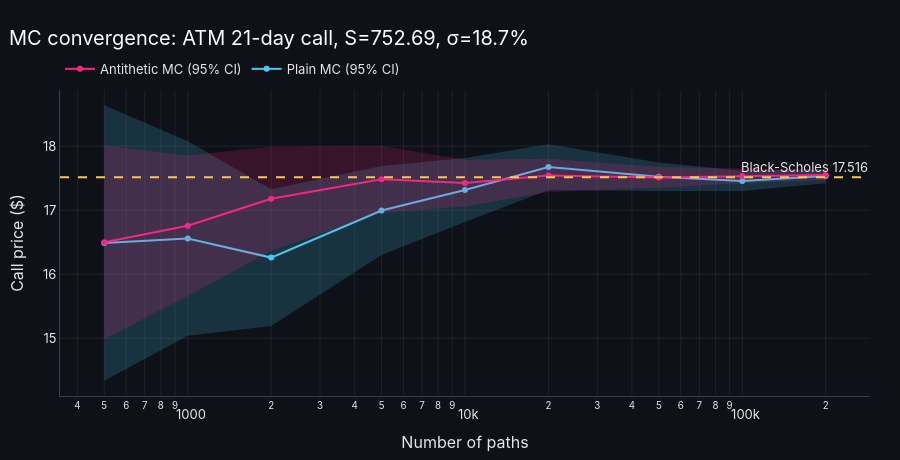

Write notebook code for a chart like this one.
### Markdown cell above
## 4. GBM Monte Carlo pricing engine
Monte Carlo under the risk-neutral GBM should converge to Black-Scholes. Antithetic variates (pairing each draw *Z* with −*Z*) cut the standard error for the same number of paths.

### Code cell
# Today's ATM 1-month call: Black-Scholes vs Monte Carlo (plain and antithetic) at growing path counts.
# The 95% bands should close in on the Black-Scholes line.
S0 = df['Close'].iloc[-1]
rf0 = df['rf'].iloc[-1]
sigma_f = vol['HAR-RV'].rename('sigma_f')     # HAR forecast vol, used as GBM's σ from here on
sig0 = sigma_f.iloc[-1]
K0 = S0                                       # at the money
T0 = HORIZON / TRADING_DAYS                   # option tenor in years
bs_call = float(bs_price(S0, K0, T0, rf0, sig0, kind='call'))

path_counts = [500, 1_000, 2_000, 5_000, 10_000, 20_000, 50_000, 100_000, 200_000]
rows = []
for n in path_counts:
    for label, antithetic in [('Plain MC', False), ('Antithetic MC', True)]:
        price, se = mc_option_price(S0, K0, T0, rf0, sig0, kind='call', n_paths=n, seed=SEED,
                                    antithetic=antithetic)
        rows.append({'n': n, 'method': label, 'price': price, 'se': se})
conv = pd.DataFrame(rows)

fig = go.Figure()
for i, (label, g) in enumerate(conv.groupby('method', sort=False)):
    add_band(fig, g['n'], g['price'] + 1.96 * g['se'], g['price'] - 1.96 * g['se'], PALETTE[i], 0.18)
    fig.add_scatter(x=g['n'], y=g['price'], mode='lines+markers', name=f'{label} (95% CI)',
                    line=dict(color=PALETTE[i]))
fig.add_hline(y=bs_call, line=dict(color=PALETTE[3], dash='dash'),
              annotation_text=f'Black-Scholes {bs_call:.3f}', annotation_position='top right')
fig.update_layout(title=f'MC convergence: ATM {HORIZON}-day call, S={S0:.2f}, σ={sig0:.1%}', height=460,
                  xaxis=dict(title='Number of paths', type='log'), yaxis_title='Call price ($)',
                  hovermode='closest')
fig.show()

### Figure 1 — Plotly figure (JSON) as saved in the notebook; plotly's stock layout.template omitted (floating-point values rounded to 4 significant figures)
{"data": [{"hoverinfo": "skip", "line": {"width": 0}, "mode": "lines", "showlegend": false, "type": "scatter", "x": [500, 1000, 2000, 5000, 10000, 20000, 50000, 100000, 200000], "y": [18.64, 18.08, 17.33, 17.69, 17.82, 18.03, 17.75, 17.62, 17.64]}, {"fill": "tonexty", "fillcolor": "rgba(76,201,240,0.18)", "hoverinfo": "skip", "line": {"width": 0}, "mode": "lines", "showlegend": false, "type": "scatter", "x": [500, 1000, 2000, 5000, 10000, 20000, 50000, 100000, 200000], "y": [14.34, 15.04, 15.19, 16.3, 16.82, 17.32, 17.3, 17.3, 17.42]}, {"line": {"color": "#4CC9F0"}, "mode": "lines+markers", "name": "Plain MC (95% CI)", "type": "scatter", "x": [500, 1000, 2000, 5000, 10000, 20000, 50000, 100000, 200000], "y": [16.49, 16.56, 16.26, 17.0, 17.32, 17.67, 17.52, 17.46, 17.53]}, {"hoverinfo": "skip", "line": {"width": 0}, "mode": "lines", "showlegend": false, "type": "scatter", "x": [500, 1000, 2000, 5000, 10000, 20000, 50000, 100000, 200000], "y": [18.01, 17.85, 17.99, 18.0, 17.79, 17.8, 17.67, 17.65, 17.63]}, {"fill": "tonexty", "fillcolor": "rgba(247,37,133,0.18)", "hoverinfo": "skip", "line": {"width": 0}, "mode": "lines", "showlegend": false, "type": "scatter", "x": [500, 1000, 2000, 5000, 10000, 20000, 50000, 100000, 200000], "y": [14.99, 15.66, 16.37, 16.96, 17.06, 17.28, 17.35, 17.42, 17.47]}, {"line": {"color": "#F72585"}, "mode": "lines+markers", "name": "Antithetic MC (95% CI)", "type": "scatter", "x": [500, 1000, 2000, 5000, 10000, 20000, 50000, 100000, 200000], "y": [16.5, 16.76, 17.18, 17.48, 17.42, 17.54, 17.51, 17.54, 17.55]}], "layout": {"annotations": [{"showarrow": false, "text": "Black-Scholes 17.516", "x": 1, "xanchor": "right", "xref": "x domain", "y": 17.52, "yanchor": "bottom", "yref": "y"}], "height": 460, "hovermode": "closest", "shapes": [{"line": {"color": "#F9C74F", "dash": "dash"}, "type": "line", "x0": 0, "x1": 1, "xref": "x domain", "y0": 17.52, "y1": 17.52, "yref": "y"}], "title": {"text": "MC convergence: ATM 21-day call, S=752.69, σ=18.7%"}, "xaxis": {"title": {"text": "Number of paths"}, "type": "log"}, "yaxis": {"title": {"text": "Call price ($)"}}}}
